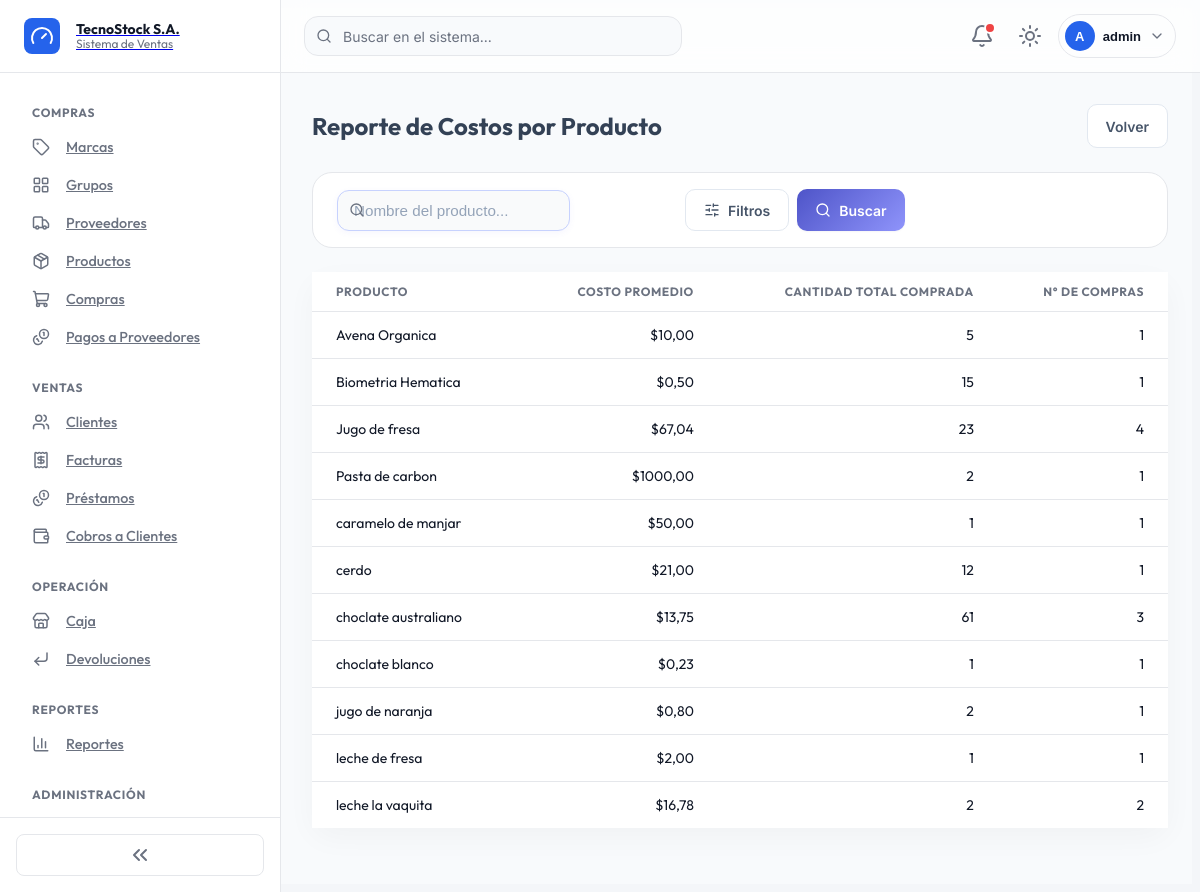
The app's page /purchases/report/ (signed in) with its own data.
### billing/models.py (models this page shows, shortened)
class Product(models.Model):
    name = models.CharField(max_length=200, verbose_name='Nombre')
    description = models.TextField(blank=True, null=True, verbose_name='Descripción')
    brand = models.ForeignKey(Brand, on_delete=models.PROTECT, related_name='products', verbose_name='Marca')
    group = models.ForeignKey(ProductGroup, on_delete=models.PROTECT, related_name='products', verbose_name='Grupo')
    suppliers = models.ManyToManyField(Supplier, related_name='products', blank=True, verbose_name='Proveedores')
    unit_price = models.DecimalField(max_digits=12, decimal_places=2, verbose_name='Precio unitario')
    last_cost = models.DecimalField(max_digits=12, decimal_places=2, default=0, null=True, blank=True, verbose_name='Último costo de compra')
    stock = models.IntegerField(default=0, verbose_name='Stock')
    barcode = models.CharField(max_length=50, blank=True, null=True, unique=True, verbose_name='Código de barras')
    stock_minimo = models.PositiveIntegerField(default=5, verbose_name='Stock mínimo')
    fecha_vencimiento = models.DateField(null=True, blank=True, verbose_name='Fecha de vencimiento')
    is_active = models.BooleanField(default=True, verbose_name='Activo')
    image = models.ImageField(upload_to='products/', blank=True, null=True, verbose_name='Imagen')
    created_at = models.DateTimeField(auto_now_add=True)
    updated_at = models.DateTimeField(auto_now=True)
    class Meta:
        verbose_name = 'Producto'
        verbose_name_plural = 'Productos'
        ordering = ['name']
        permissions = [
            ('access_product_module', 'Acceso al módulo de productos'),
            ('export_pdf_product', 'Puede exportar productos a PDF'),
            ('export_excel_product', 'Puede exportar productos a Excel'),
        ]

### purchasing/views.py (the view)
# urls.py: path('report/', views.purchase_report, name='purchase_report'),
@permission_required_redirect('purchasing.access_purchase_module', '/purchases/')
def purchase_report(request):
    from django.db.models import Avg, Sum, Count
    from billing.models import Supplier
    query = request.GET.get('q', '')
    supplier_id = request.GET.get('supplier', '')
    report = PurchaseDetail.objects.values(
        'product__name'
    ).annotate(
        avg_cost=Avg('unit_cost'),
        total_quantity=Sum('quantity'),
        total_purchases=Count('purchase'),
    ).order_by('product__name')
    if query:
        report = report.filter(product__name__icontains=query)
    if supplier_id:
        report = report.filter(purchase__supplier_id=supplier_id)
    context = {
        'report': report,
        'query': query,
        'selected_supplier': supplier_id,
        'suppliers': Supplier.objects.filter(is_active=True),
    }
    return render(request, 'purchasing/purchase_report.html', context)

### notificaciones/context_processors.py (called while the page is built)
def notificaciones(request):
    if not request.user.is_authenticated:
        return {}
    qs = Notificacion.objects.filter(
        Q(usuario=request.user) | Q(usuario__isnull=True),
        leida=False,
    )
    return {
        'notificaciones_no_leidas': qs.count(),
        'notificaciones_recientes': qs[:5],
    }

### security/templatetags/security_tags.py (called while the page is built)
@register.filter(name='has_group')
def has_group(user, group_name):
    if not user.is_authenticated:
        return False
    if user.is_superuser:
        return True
    return user.groups.filter(name=group_name).exists()

### purchasing/templates/purchasing/purchase_report.html (shortened to what this page needs)
{% extends 'billing/base.html' %}
{% block content %}
<div class="list-header">
  <h2>Reporte de Costos por Producto</h2>
  <a href="{% url 'purchasing:purchase_list' %}" class="btn btn-secondary">Volver</a>
</div>
<div class="list-toolbar">
  <form method="get" class="d-flex align-items-center gap-2 flex-wrap w-full">
    <div class="search-field">
      <input type="text" name="q" value="{{ query }}" class="form-control" placeholder="Nombre del producto...">
    </div>
    <div class="dropdown">
      <button class="btn btn-secondary" type="button" data-bs-toggle="dropdown">
        <i data-lucide="sliders-horizontal"></i>Filtros
      </button>
    </div>
    <button type="submit" class="btn btn-primary"><i data-lucide="search"></i>Buscar</button>
  </form>
</div>
<div class="card">
  <div class="table-modern-wrap">
    <table class="table-modern">
      <thead>
        <tr><th>Producto</th><th class="text-end">Costo Promedio</th><th class="text-end">Cantidad Total Comprada</th><th class="text-end">N° de Compras</th></tr>
      </thead>
      <tbody>
        {% for row in report %}
        <tr>
          <td>{{ row.product__name }}</td>
          <td class="text-end">${{ row.avg_cost|floatformat:2 }}</td>
          <td class="text-end">{{ row.total_quantity }}</td>
          <td class="text-end">{{ row.total_purchases }}</td>
        </tr>
        {% empty %}
        <tr class="empty-row"><td colspan="4">No hay datos</td></tr>
        {% endfor %}
      </tbody>
    </table>
  </div>
</div>
{% endblock %}

### billing/templates/billing/base.html (shortened to what this page needs)
{% load static %}
{% load security_tags %}
<!DOCTYPE html>
<html lang="es">
<head>
  <link href="https://cdn.jsdelivr.net/npm/bootstrap@5.3.0/dist/css/bootstrap-grid.min.css" rel="stylesheet">
  <link href="https://cdn.jsdelivr.net/npm/bootstrap@5.3.0/dist/css/bootstrap-utilities.min.css" rel="stylesheet">
  <link rel="stylesheet" href="{% static 'css/tokens.css' %}">
  <link rel="stylesheet" href="{% static 'css/dark-mode.css' %}">
  <link rel="stylesheet" href="{% static 'css/base.css' %}">
  <link rel="stylesheet" href="{% static 'css/layout.css' %}">
  <link rel="stylesheet" href="{% static 'css/sidebar.css' %}">
  <link rel="stylesheet" href="{% static 'css/header.css' %}">
  <link rel="stylesheet" href="{% static 'css/cards.css' %}">
  <link rel="stylesheet" href="{% static 'css/buttons.css' %}">
  <link rel="stylesheet" href="{% static 'css/badges.css' %}">
  <link rel="stylesheet" href="{% static 'css/forms.css' %}">
  <link rel="stylesheet" href="{% static 'css/tables.css' %}">
  <link rel="stylesheet" href="{% static 'css/modals.css' %}">
  <link rel="stylesheet" href="{% static 'css/dropdowns.css' %}">
  <link rel="stylesheet" href="{% static 'css/alerts.css' %}">
  <link rel="stylesheet" href="{% static 'css/dashboard.css' %}">
  <link rel="stylesheet" href="{% static 'css/animations.css' %}">
  <link rel="stylesheet" href="{% static 'css/utilities.css' %}">
  <link rel="stylesheet" href="{% static 'css/responsive.css' %}">
</head>
<body>
<div class="app-shell">
  <aside class="sidebar" id="sidebar">
    <a class="sidebar-brand" href="{% url 'home' %}">
      <span class="sidebar-brand-icon"><i data-lucide="gauge"></i></span>
      <span class="sidebar-brand-text">
        <strong>TecnoStock S.A.</strong>
        <span>Sistema de Ventas</span>
      </span>
    </a>
    <nav class="sidebar-nav">
      {% if user.is_authenticated %}
        {% if user|has_group:'Analista de Compras' or user|has_group:'Administrador' %}
        <div class="nav-group">
          <div class="nav-group-title">Compras</div>
          <div class="nav-group-items">
            <a class="nav-item-link{% if request.resolver_match.url_name == 'brand_list' %} active{% endif %}" href="{% url 'billing:brand_list' %}" data-label="Marcas"><i data-lucide="tag"></i><span class="nav-item-label">Marcas</span></a>
            <a class="nav-item-link" href="{% url 'billing:productgroup_list' %}" data-label="Grupos"><i data-lucide="layout-grid"></i><span class="nav-item-label">Grupos</span></a>
            <a class="nav-item-link" href="{% url 'billing:supplier_list' %}" data-label="Proveedores"><i data-lucide="truck"></i><span class="nav-item-label">Proveedores</span></a>
            <a class="nav-item-link" href="{% url 'billing:product_list' %}" data-label="Productos"><i data-lucide="package"></i><span class="nav-item-label">Productos</span></a>
            <a class="nav-item-link" href="{% url 'purchasing:purchase_list' %}" data-label="Compras"><i data-lucide="shopping-cart"></i><span class="nav-item-label">Compras</span></a>
            <a class="nav-item-link" href="{% url 'pagos:purchase_pending_list' %}" data-label="Pagos a Proveedores"><i data-lucide="coins"></i><span class="nav-item-label">Pagos a Proveedores</span></a>
          </div>
        </div>
        {% endif %}
        {% if user|has_group:'Vendedor' or user|has_group:'Administrador' %}
        <div class="nav-group">
          <div class="nav-group-title">Ventas</div>
          <div class="nav-group-items">
            <a class="nav-item-link" href="{% url 'billing:customer_list' %}" data-label="Clientes"><i data-lucide="users"></i><span class="nav-item-label">Clientes</span></a>
            <a class="nav-item-link" href="{% url 'billing:invoice_list' %}" data-label="Facturas"><i data-lucide="receipt"></i><span class="nav-item-label">Facturas</span></a>
            <a class="nav-item-link" href="{% url 'RRHumanos:prestamo_list' %}" data-label="Préstamos"><i data-lucide="coins"></i><span class="nav-item-label">Préstamos</span></a>
            <a class="nav-item-link" href="{% url 'cobros:invoice_pending_list' %}" data-label="Cobros a Clientes"><i data-lucide="wallet"></i><span class="nav-item-label">Cobros a Clientes</span></a>
          </div>
        </div>
        {% endif %}
        {% if user|has_group:'Vendedor' or user|has_group:'Cajero' or user|has_group:'Administrador' %}
        <div class="nav-group">
          <div class="nav-group-title">Operación</div>
          <div class="nav-group-items">
            <a class="nav-item-link" href="{% url 'caja:caja_historial' %}" data-label="Caja"><i data-lucide="store"></i><span class="nav-item-label">Caja</span></a>
            <a class="nav-item-link{% if request.resolver_match.url_name == 'devolucion_list' %} active{% endif %}" href="{% url 'devoluciones:devolucion_list' %}" data-label="Devoluciones"><i data-lucide="corner-down-left"></i><span class="nav-item-label">Devoluciones</span></a>
          </div>
        </div>
        {% endif %}
        {% if user|has_group:'Administrador' or user|has_group:'Contador' %}
        <div class="nav-group">
          <div class="nav-group-title">Reportes</div>
          <div class="nav-group-items">
            <a class="nav-item-link" href="{% url 'reportes:reporte_index' %}" data-label="Reportes"><i data-lucide="bar-chart-3"></i><span class="nav-item-label">Reportes</span></a>
          </div>
        </div>
        {% endif %}
        {% if user|has_group:'Administrador' %}
        <div class="nav-group">
          <div class="nav-group-title">Administración</div>
          <div class="nav-group-items">
            <a class="nav-item-link" href="{% url 'security:dashboard' %}" data-label="Seguridad"></a>
          </div>
        </div>
        {% endif %}
      {% endif %}
    </nav>
    <div class="sidebar-footer">
      <button type="button" class="sidebar-collapse-toggle" id="sidebarCollapseToggle" title="Colapsar/expandir menú">
        <i data-lucide="chevrons-left"></i>
      </button>
    </div>
  </aside>
  <div class="main-column">
    <header class="header">
      <div class="header-search">
        <input type="search" placeholder="Buscar en el sistema..." aria-label="Buscar">
      </div>
      <div class="header-actions">
        {% if user.is_authenticated %}
          {% include 'partials/notificaciones_dropdown.html' %}
          <button type="button" class="header-icon-btn" id="themeToggle" title="Cambiar tema" aria-label="Cambiar tema claro/oscuro">
            <i data-lucide="sun" class="icon-theme-light"></i>
          </button>
          <div class="dropdown">
            <button class="user-menu-trigger" type="button" data-bs-toggle="dropdown" aria-expanded="false">
              <span class="user-avatar">{{ user.username|slice:":1"|upper }}</span>
              <span class="user-name">{{ user.username }}</span>
              <i data-lucide="chevron-down" class="icon-sm icon-muted"></i>
            </button>
          </div>
        {% endif %}
      </div>
    </header>
    <main class="main-content">
      {% block content %}{% endblock %}
    </main>
  </div>
</div>
</body>
</html>

### static/css/tokens.css (style rules this page uses)
:root { --color-bg: #F8FAFC; --color-surface: #FFFFFF; --color-text-primary: #111827; --color-text-secondary: #6B7280; --color-border: #E5E7EB; --color-primary: #2563EB; --color-primary-hover: #1D4ED8; --color-primary-light: #DBEAFE; --color-success: #10B981; --color-warning: #F59E0B; --color-error: #EF4444; --color-info: #0EA5E9; --color-success-soft-bg: #D1FAE5; --color-success-soft-text: #047857; --color-warning-soft-bg: #FEF3C7; --color-warning-soft-text: #B45309; --color-error-soft-bg: #FEE2E2; --color-error-soft-text: #B91C1C; --color-info-soft-bg: #E0F2FE; --color-info-soft-text: #0369A1; --color-primary-soft-bg: #DBEAFE; --color-primary-soft-text: #1D4ED8; --color-neutral-soft-bg: #F3F4F6; --color-neutral-soft-text: #4B5563; --space-1: 8px; --space-2: 16px; --space-3: 24px; --space-4: 32px; --space-5: 40px; --space-6: 48px; --space-7: 64px; --radius-card: 20px; --radius-input: 14px; --radius-sm: 8px; --radius-pill: 999px; --shadow-sm: 0 1px 2px rgba(17, 24, 39, .04); --shadow-card: 0 1px 3px rgba(17, 24, 39, .06), 0 1px 2px rgba(17, 24, 39, .04); --shadow-card-hover: 0 8px 24px rgba(17, 24, 39, .08); --shadow-dropdown: 0 10px 30px rgba(17, 24, 39, .10); --shadow-modal: 0 20px 50px rgba(17, 24, 39, .20); --sidebar-width: 280px; --sidebar-width-collapsed: 72px; --header-height: 72px; --transition-fast: 180ms ease-in-out; --transition-base: 220ms ease-in-out; --transition-slow: 250ms ease-in-out; --font-family: 'Inter var', 'Inter', -apple-system, BlinkMacSystemFont, 'Segoe UI', sans-serif; --font-size-xs: .75rem; --font-size-sm: .8125rem; --font-size-base: .875rem; --font-size-md: .9rem; --font-size-lg: 1rem; --font-size-xl: 1.25rem; --font-size-2xl: 1.5rem; --font-size-3xl: 1.875rem; --font-weight-regular: 400; --font-weight-medium: 500; --font-weight-semibold: 600; --font-weight-bold: 700; --font-weight-extrabold: 800; --icon-xs: 14px; --icon-sm: 16px; --icon-md: 18px; --icon-lg: 22px; --icon-xl: 28px; --icon-2xl: 48px; }

### static/css/base.css (style rules this page uses)
body { background-color: #f4f6f9; font-family: 'Outfit', sans-serif; color: #334155; }
.card { border: none !important; border-radius: 16px !important; box-shadow: 0 10px 30px rgba(0, 0, 0, 0.035) !important; background-color: #ffffff; transition: transform 0.25s ease, box-shadow 0.25s ease; margin-bottom: 1.5rem; overflow: visible !important; }
.form-control, .form-select { border-radius: 12px !important; border: 1.5px solid #c7d2fe !important; padding: 11px 16px !important; color: #334155 !important; font-size: 0.95rem !important; background-color: #f9fafb !important; transition: all 0.2s cubic-bezier(0.4, 0, 0.2, 1) !important; box-shadow: 0 2px 6px rgba(99, 102, 241, 0.06) !important; }
.form-control::placeholder { color: #94a3b8; }
.btn-primary, .btn-success, .btn-warning, .btn-info, .btn-auth-custom { background: linear-gradient(135deg, #4e54c8, #8f94fb) !important; border: none !important; color: #ffffff !important; border-radius: 10px !important; font-weight: 600; padding: 10px 20px; box-shadow: 0 4px 12px rgba(78, 84, 200, 0.18); transition: all 0.2s ease-in-out; cursor: pointer; }
.btn-secondary, .btn-outline-secondary { border-radius: 10px !important; font-weight: 600; padding: 10px 20px; transition: all 0.2s ease; background-color: #f1f5f9; border: 1px solid #e2e8f0 !important; color: #475569 !important; }

### static/css/layout.css (style rules this page uses)
.app-shell { min-height: 100vh; background-color: var(--color-bg); }
.main-column { margin-left: var(--sidebar-width); transition: margin-left var(--transition-base); min-height: 100vh; }
.main-content { padding: calc(var(--header-height) + var(--space-3)) var(--space-3) var(--space-4); max-width: 1400px; margin: 0 auto; }

### static/css/cards.css (style rules this page uses)
.card { background-color: var(--color-surface); border: 1px solid var(--color-border); border-radius: var(--radius-card); box-shadow: var(--shadow-card); transition: box-shadow var(--transition-base), transform var(--transition-base); margin-bottom: var(--space-3); }

### static/css/dropdowns.css (style rules this page uses)
.dropdown { position: relative; }

### static/css/utilities.css (style rules this page uses)
.icon-sm { width: var(--icon-sm) !important; height: var(--icon-sm) !important; }
.icon-muted { color: var(--color-text-secondary); }
.w-full { width: 100% !important; }

### records on screen
Product: product__name "Avena Organica", avg_cost "10,00", total_quantity "5", total_purchases "1"
Product: product__name "Biometria Hematica", avg_cost "0,50", total_quantity "15", total_purchases "1"
Product: product__name "Jugo de fresa", avg_cost "67,04", total_quantity "23", total_purchases "4"
Product: product__name "Pasta de carbon", avg_cost "1000,00", total_quantity "2", total_purchases "1"
Product: product__name "caramelo de manjar", avg_cost "50,00", total_quantity "1", total_purchases "1"
Product: product__name "cerdo", avg_cost "21,00", total_quantity "12", total_purchases "1"
Product: product__name "choclate australiano", avg_cost "13,75", total_quantity "61", total_purchases "3"
Product: product__name "choclate blanco", avg_cost "0,23", total_quantity "1", total_purchases "1"
Product: product__name "leche de fresa", avg_cost "2,00", total_quantity "1", total_purchases "1"
Product: product__name "leche la vaquita", avg_cost "16,78", total_quantity "2", total_purchases "2"

### other values on screen
{{ user.username|slice:":1"|upper }} "A"
{{ user.username }} "admin"
{{ row.product__name }} "jugo de naranja"
{{ row.avg_cost|floatformat:2 }} "0,80"
{{ row.total_quantity }} "2"
{{ row.total_purchases }} "1"
